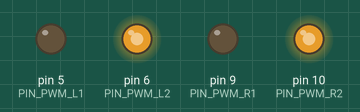
Simulated run of this sketch. Board: Arduino Uno, built with avr-gcc and run on an emulated ATmega328P. Shown: output pins drawn as LEDs (lit = HIGH).

Above: at 0.1 s.
Timing chart, 0 to 1.6 s (numbered marks = the images above):
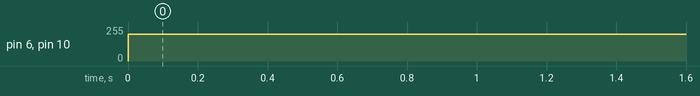

Measured:
- by itself, pin 6 (PIN_PWM_L2), pin 10 (PIN_PWM_R2): 0/255 → 200/255 at 0.00 s

The sketch:

prende_ruedas.ino.ino
```cpp
// Step 1: Define PWM pins
const int PIN_PWM_L1 = 5;
const int PIN_PWM_L2 = 6;
const int PIN_PWM_R1 = 9;
const int PIN_PWM_R2 = 10;

// Step 2: Define duty cycles (0-255)
const int DUTY_L1 = 0;   // 25%
const int DUTY_L2 = 200;  // 50%
const int DUTY_R1 = 0;  // 75%
const int DUTY_R2 = 200;  // 100%

void setup() {
  // Step 3: Set PWM pins as OUTPUT
  pinMode(PIN_PWM_L1, OUTPUT);
  pinMode(PIN_PWM_L2, OUTPUT);
  pinMode(PIN_PWM_R1, OUTPUT);
  pinMode(PIN_PWM_R2, OUTPUT);
}

void loop() {
  // Step 4: Write PWM signals with different duty cycles
  analogWrite(PIN_PWM_L1, DUTY_L1);
  analogWrite(PIN_PWM_L2, DUTY_L2);
  analogWrite(PIN_PWM_R1, DUTY_R1);
  analogWrite(PIN_PWM_R2, DUTY_R2);

  // Step 5: Keep running
  delay(1000); // Optional: keep the duty cycles steady
}
```
